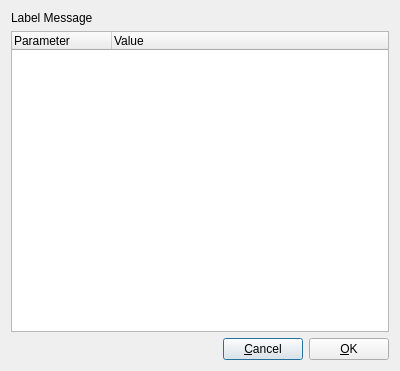
<?xml version="1.0" encoding="UTF-8"?>
<ui version="4.0">
 <class>EditInstrumentParsingErrorDialog</class>
 <widget class="QDialog" name="EditInstrumentParsingErrorDialog">
  <property name="geometry">
   <rect>
    <x>0</x>
    <y>0</y>
    <width>400</width>
    <height>371</height>
   </rect>
  </property>
  <property name="windowTitle">
   <string>Dialog</string>
  </property>
  <layout class="QVBoxLayout" name="verticalLayout">
   <item>
    <widget class="QLabel" name="labelMessage">
     <property name="text">
      <string>Label Message</string>
     </property>
     <property name="wordWrap">
      <bool>true</bool>
     </property>
    </widget>
   </item>
   <item>
    <widget class="QTreeWidget" name="treeWidgetErrors">
     <column>
      <property name="text">
       <string>Parameter</string>
      </property>
     </column>
     <column>
      <property name="text">
       <string>Value</string>
      </property>
     </column>
    </widget>
   </item>
   <item>
    <layout class="QHBoxLayout" name="horizontalLayout">
     <item>
      <spacer name="horizontalSpacer">
       <property name="orientation">
        <enum>Qt::Horizontal</enum>
       </property>
       <property name="sizeHint" stdset="0">
        <size>
         <width>40</width>
         <height>20</height>
        </size>
       </property>
      </spacer>
     </item>
     <item>
      <widget class="QPushButton" name="pushButtonReject">
       <property name="text">
        <string>&amp;Cancel</string>
       </property>
      </widget>
     </item>
     <item>
      <widget class="QPushButton" name="pushButtonAccept">
       <property name="text">
        <string>&amp;OK</string>
       </property>
      </widget>
     </item>
    </layout>
   </item>
  </layout>
 </widget>
 <resources/>
 <connections>
  <connection>
   <sender>pushButtonReject</sender>
   <signal>clicked()</signal>
   <receiver>EditInstrumentParsingErrorDialog</receiver>
   <slot>reject()</slot>
   <hints>
    <hint type="sourcelabel">
     <x>213</x>
     <y>345</y>
    </hint>
    <hint type="destinationlabel">
     <x>215</x>
     <y>366</y>
    </hint>
   </hints>
  </connection>
  <connection>
   <sender>pushButtonAccept</sender>
   <signal>clicked()</signal>
   <receiver>EditInstrumentParsingErrorDialog</receiver>
   <slot>accept()</slot>
   <hints>
    <hint type="sourcelabel">
     <x>339</x>
     <y>349</y>
    </hint>
    <hint type="destinationlabel">
     <x>340</x>
     <y>368</y>
    </hint>
   </hints>
  </connection>
 </connections>
</ui>
